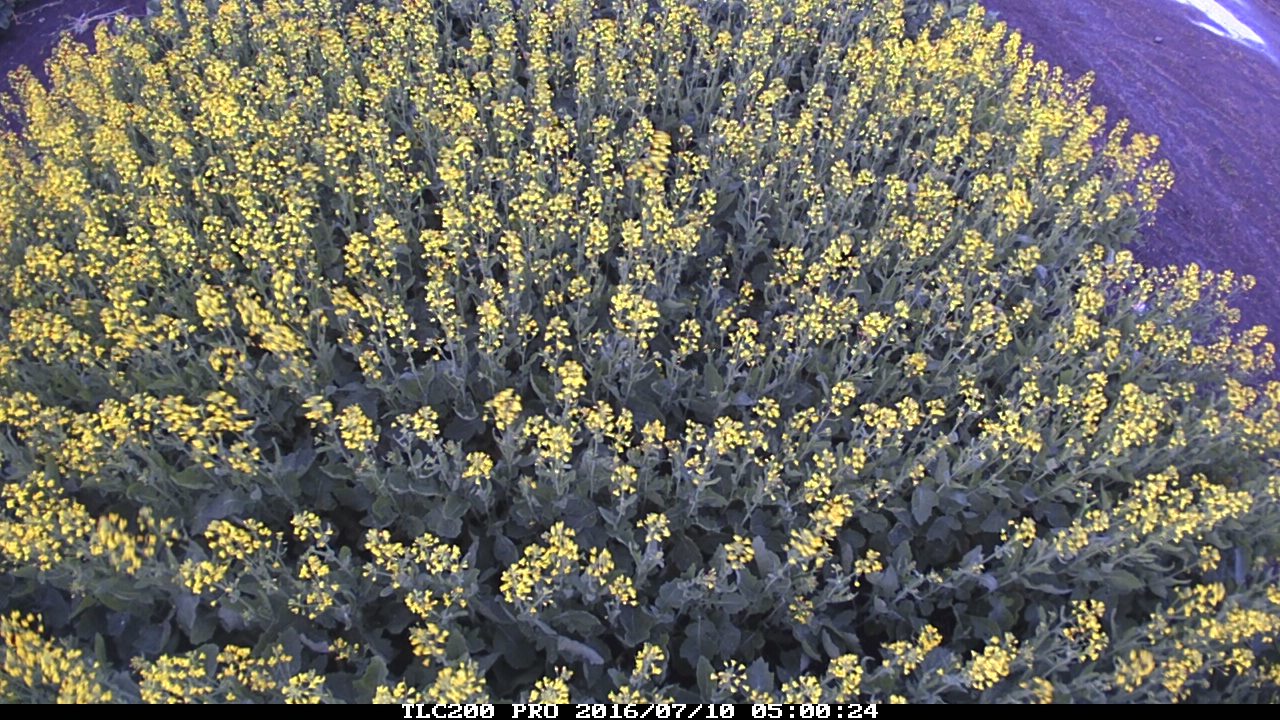
#> input picture Test_dataset/1109-0710-frame000301.jpg, 1280 x 720 px
$ python create_tiles_skipping_crop.py
#> lines starting #> are read from the running program, lines starting #| are printed output that depends on the picture
'''
Author: Mohammed Rashid Chowdhury
email:  <mrc689@mail.usask.ca>
Script name: create_tiles_skipping_crop.py
'''

# This script merges crop.py and slicer.py. Merging these two scripts intervenes storing intermediate cropped files in filesystems, which helps saving disk space.

from PIL import Image,ImageFile
import os
import const_variables_list as CONST

ImageFile.LOAD_TRUNCATED_IMAGES = True

def make_tiles_given_coordiantes(coordinates,input_path,output_directory):

#> called with coordinates = (10, 700), output_directory = '../Test_dataset/image_tiles'
    img = Image.open(input_path)
#> img is the input picture: PIL image 1280x720 RGB; mean R, G, B 109.3, 107.7, 99.3

    cnn_input_size_x = CONST.alexnet_individual_image_size[0]
    cnn_input_size_y = CONST.alexnet_individual_image_size[1]

    if(hasattr(img,'filename')):
        prefix = str(img.filename.split("/")[-1])
#> prefix = '1109-0710-frame000301.jpg'
        prefix = prefix.replace(".jpg","")
#> prefix = '1109-0710-frame000301'
        # print(prefix)

    # Get the size of the image
    width, height = img.size
#> width = 1280; height = 720

    # As PIL assumes coordinate (0,0) starts from Top left corner, we need to readjust the coordiantes for our convenience. As X-axis is same we dont need to change it.

    X = coordinates[0]
    Y = height - coordinates[1]
#> Y = 20

    print(X,Y)
#| 10 20

    # Set the boundary of a fixed window which I will divide into tiles. The height and width of the bounded window needs to be a multiple of size 224, because
    # for AlexNet I am planning to use batches of images as inputs where each batch comprises of image having size of 224*224.

    max_multiple_of_224_X = int((width - X) / CONST.alexnet_individual_image_size[0])
#> max_multiple_of_224_X = 5
    max_multiple_of_224_Y = int((height - Y) / CONST.alexnet_individual_image_size[1])
#> max_multiple_of_224_Y = 3

    # This max multiples can also be used to determine the number of tiles that I want to divide the cropped image into.
    number_of_tiles = (max_multiple_of_224_X, max_multiple_of_224_Y)
#> number_of_tiles = (5, 3)

    # Check if the given output directory exists, if not create new directory.
    if not os.path.exists(output_directory):
        os.makedirs(output_directory)

    max_border_X = X + (CONST.alexnet_individual_image_size[0] * max_multiple_of_224_X)
#> max_border_X = 1130
    max_border_Y = Y + (CONST.alexnet_individual_image_size[1] * max_multiple_of_224_Y)
#> max_border_Y = 692

    # The commented outlines below creates the crop based on the boundary. I used it to varify if the tiles matches with its corresponding parts from the crop.

    four_points = (X, Y, max_border_X, max_border_Y)
#> four_points = (10, 20, 1130, 692)
    cropped_image = img.crop(four_points)
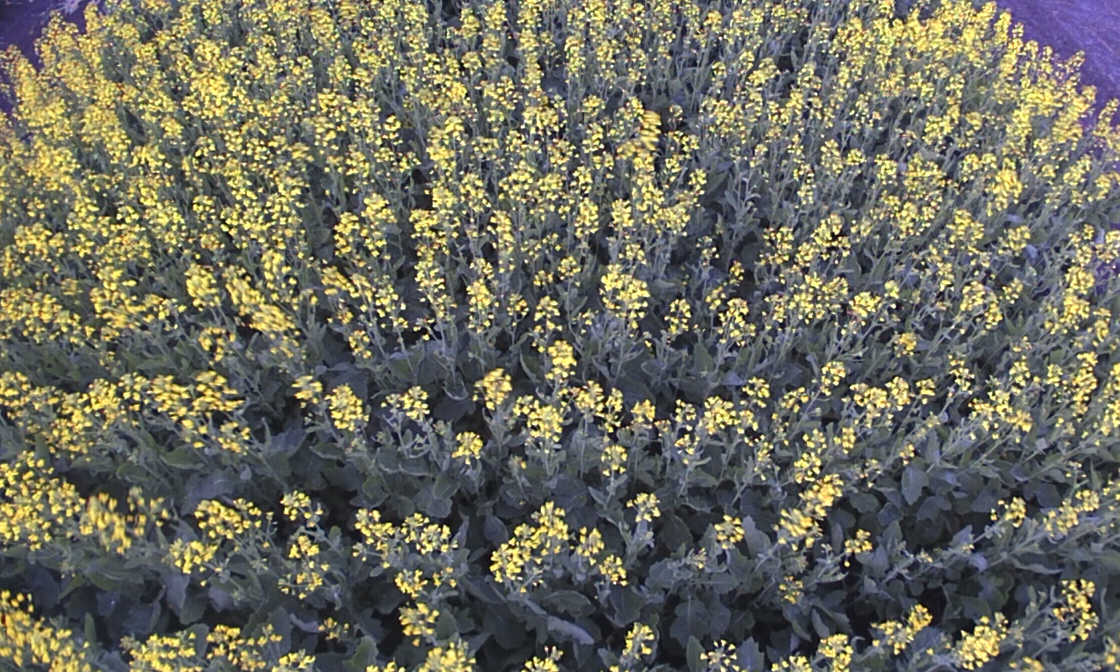
#> cropped_image: PIL image 1120x672 RGB; mean R, G, B 109.6, 109.1, 96
    cropped_image.save("cropped.jpg")

    # the outer for loop will iterate over the height.
    for i in range(0, number_of_tiles[1]):
        # the inner for loop will iterate over width.
        for j in range(0, number_of_tiles[0]):
            points = ((X+(j*cnn_input_size_x)), (Y+(i*cnn_input_size_y)),(X+((j+1)*cnn_input_size_x)),(Y+((i+1)*cnn_input_size_y)))
            frame = img.crop(points)
            frame.save(output_directory + "/" +prefix + "_" + str(i) + "_" + str(j) + "_" + ".jpg")
#> this loop made 3 passes
#> pass 1, in make_tiles_given_coordiantes, `frame.save(output_directory + "/" +prefix + "_" + str(i) + "_" + str(j..`:
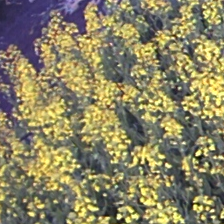
#> saved as 1109-0710-frame000301_0_0_.jpg: PIL image 224x224 RGB; mean R, G, B 138.6, 131.9, 99.4
#> pass 1, in make_tiles_given_coordiantes, `frame.save(output_directory + "/" +prefix + "_" + str(i) + "_" + str(j..`:
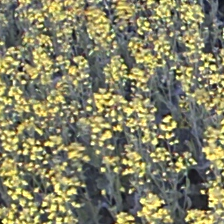
#> saved as 1109-0710-frame000301_0_1_.jpg: PIL image 224x224 RGB; mean R, G, B 133.2, 131.3, 101.5
#> pass 1, in make_tiles_given_coordiantes, `frame.save(output_directory + "/" +prefix + "_" + str(i) + "_" + str(j..`:
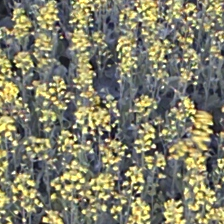
#> saved as 1109-0710-frame000301_0_2_.jpg: PIL image 224x224 RGB; mean R, G, B 130.4, 128.7, 106.5
#> pass 1, in make_tiles_given_coordiantes, `frame.save(output_directory + "/" +prefix + "_" + str(i) + "_" + str(j..`:
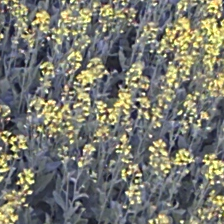
#> saved as 1109-0710-frame000301_0_3_.jpg: PIL image 224x224 RGB; mean R, G, B 121.4, 121.8, 111.9
#> after the loop:
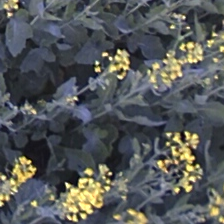
#> frame: PIL image 224x224 RGB; mean R, G, B 85.6, 88.7, 89


if __name__== "__main__":


    coor = (10,700)
    make_tiles_given_coordiantes(coor,"../Test_dataset/1109-0710-frame000301.jpg","../Test_dataset/image_tiles")

$ run again, with Test_dataset/1120_frame000001.jpg copied over Test_dataset/1109-0710-frame000301.jpg
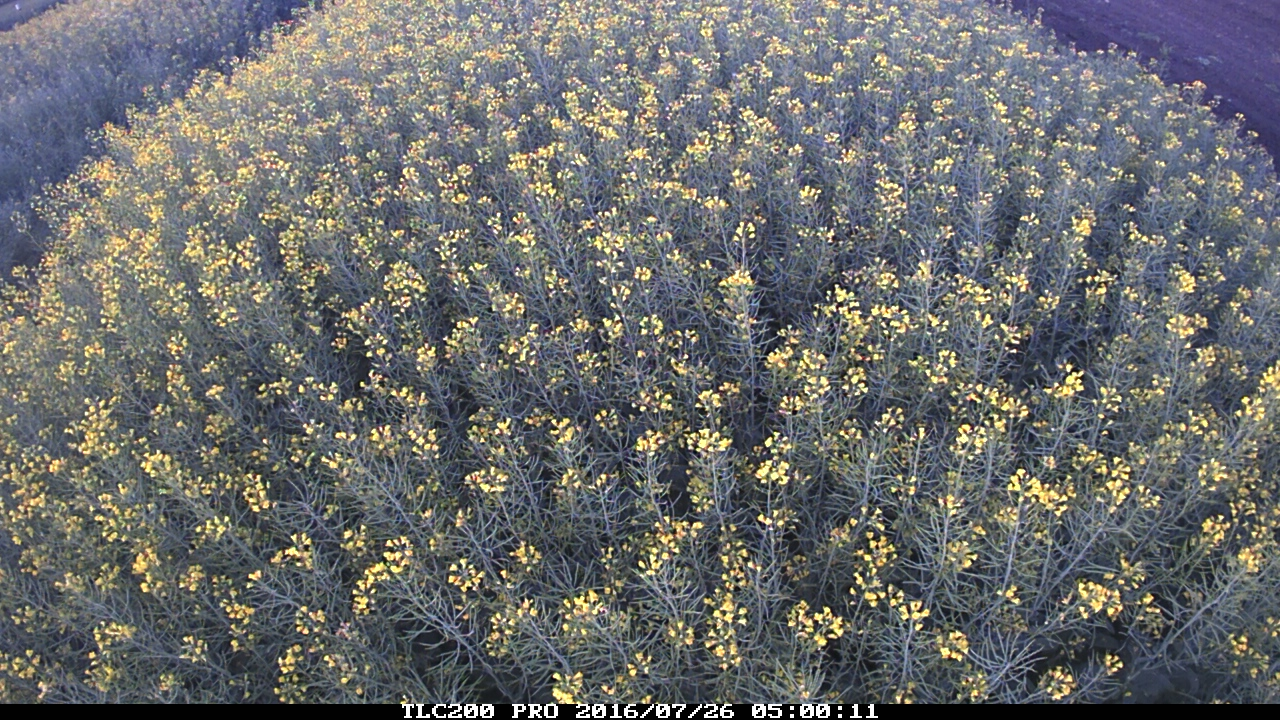
#> input picture Test_dataset/1120_frame000001.jpg, 1280 x 720 px
#> in make_tiles_given_coordiantes, img is the input picture: PIL image 1280x720 RGB; mean R, G, B 107.3, 108.7, 108.2
#> in make_tiles_given_coordiantes, `prefix = str(img.filename.split("/")[-1])`: prefix = '1109-0710-frame000301.jpg'
#> in make_tiles_given_coordiantes, `prefix = prefix.replace(".jpg","")`: prefix = '1109-0710-frame000301'
#| 10 20
#> the loop in make_tiles_given_coordiantes, `for i in range(0, number_of_tiles[1]):` made 3 passes
#> pass 1, in make_tiles_given_coordiantes, `frame.save(output_directory + "/" +prefix + "_" + str(i) + "_" + str(j..`:
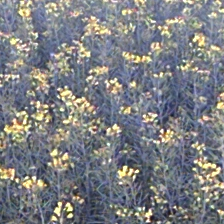
#> saved as 1109-0710-frame000301_0_3_.jpg: PIL image 224x224 RGB; mean R, G, B 125.8, 127.6, 131.1
#> after the loop in make_tiles_given_coordiantes, `for i in range(0, number_of_tiles[1]):`:
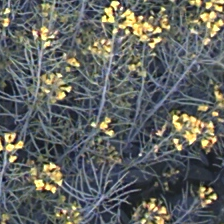
#> frame: PIL image 224x224 RGB; mean R, G, B 97.7, 100.6, 97.2

$ run again, with Test_dataset/frame000001.jpg copied over Test_dataset/1109-0710-frame000301.jpg
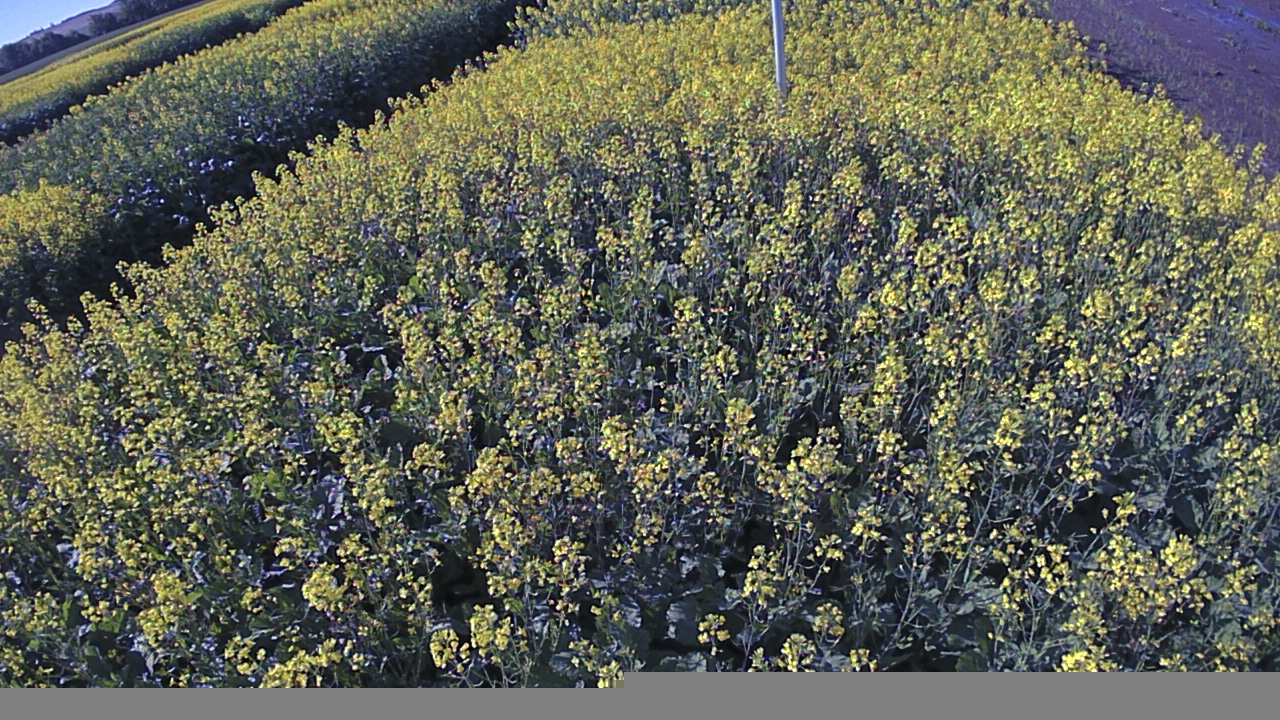
#> input picture Test_dataset/frame000001.jpg, 1280 x 720 px
#> in make_tiles_given_coordiantes, img is the input picture: PIL image 1280x720 RGB; mean R, G, B 96.1, 98.6, 86.4
#> in make_tiles_given_coordiantes, `prefix = str(img.filename.split("/")[-1])`: prefix = '1109-0710-frame000301.jpg'
#> in make_tiles_given_coordiantes, `prefix = prefix.replace(".jpg","")`: prefix = '1109-0710-frame000301'
#| 10 20
#> the loop in make_tiles_given_coordiantes, `for i in range(0, number_of_tiles[1]):` made 3 passes
#> pass 1, in make_tiles_given_coordiantes, `frame.save(output_directory + "/" +prefix + "_" + str(i) + "_" + str(j..`:
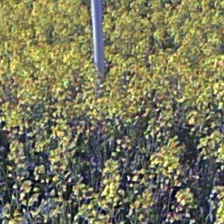
#> saved as 1109-0710-frame000301_0_3_.jpg: PIL image 224x224 RGB; mean R, G, B 121.3, 120.6, 91.2
#> after the loop in make_tiles_given_coordiantes, `for i in range(0, number_of_tiles[1]):`:
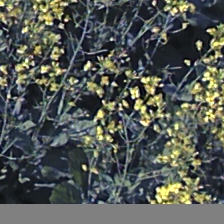
#> frame: PIL image 224x224 RGB; mean R, G, B 83.6, 88.5, 83.9
